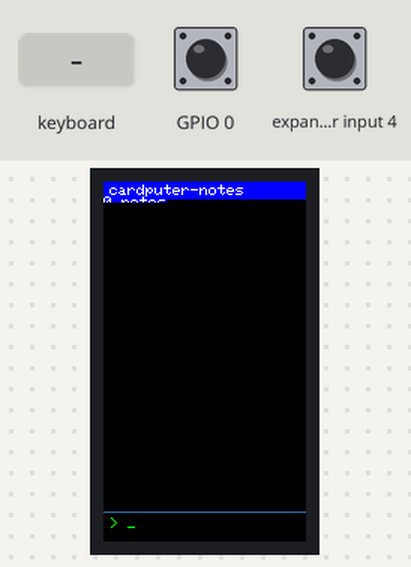
The program below on a simulated ESP32-S3. Shown: 135×240 colour display. Inputs (shaded band) come from the test bench; at power-on: GPIO 0 HIGH, expander input 4 HIGH. What the program prints to the serial monitor is not drawn.

Above: at 1.4 s.
1.5 s: keyboard key "1" received
Timing chart, 0 to 4.5 s (numbered marks = the images above; inputs shaded):
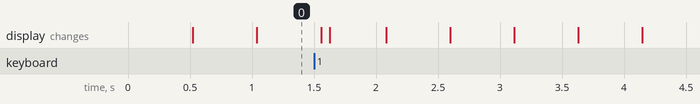

The program:

main.cpp
```cpp
// Notes App for M5Cardputer — terminal-style
#include <Arduino.h>
#include <M5Cardputer.h>

// ============================================================
// Constants
// ============================================================
const int MAX_NOTES   = 50;
const int NOTE_LEN    = 60;
const int INPUT_LEN   = 80;

const int TOP_BAR_H   = 12;    // top bar height in pixels
const int LINE_H      = 8;     // font height at textSize=1 (6x8)
const int INPUT_Y     = 222;   // input area Y start
const int SEP_Y       = 220;   // separator Y
const int NOTES_Y     = 14;    // first note line Y

const uint16_t COL_BG       = TFT_BLACK;
const uint16_t COL_GREEN    = TFT_GREEN;
const uint16_t COL_WHITE    = TFT_WHITE;
const uint16_t COL_TOPBAR   = 0x001F;  // dark blue
const uint16_t COL_SEP      = 0x3333;  // grey separator

// ============================================================
// State
// ============================================================
char notes[MAX_NOTES][NOTE_LEN];
int  nextNoteIdx = 0;     // where to write next note
int  totalNotes  = 0;     // total notes added (includes overwritten)

char inputBuf[INPUT_LEN];
int  inputLen    = 0;

bool cursorVis  = true;
unsigned long lastCursorMs = 0;

// How many notes to skip at top (for scrolling — future use)
int scrollOffset = 0;

// ============================================================
// Forward declarations
// ============================================================
void saveNote();
void clearAllNotes();
void clearInput();
void drawTopBar();
void drawNotes();
void drawInputLine(bool showCursor);
void handleKeyboard();

// ============================================================
// Note functions
// ============================================================
void saveNote() {
  if (inputLen == 0) return;
  // Copy input to notes buffer
  int len = inputLen;
  if (len >= NOTE_LEN) len = NOTE_LEN - 1;
  memcpy(notes[nextNoteIdx], inputBuf, len);
  notes[nextNoteIdx][len] = '\0';
  nextNoteIdx = (nextNoteIdx + 1) % MAX_NOTES;
  totalNotes++;
  ets_printf("NOTE_SAVED [%d]: %s\n", (nextNoteIdx - 1 + MAX_NOTES) % MAX_NOTES, notes[(nextNoteIdx - 1 + MAX_NOTES) % MAX_NOTES]);
  clearInput();
}

void clearAllNotes() {
  for (int i = 0; i < MAX_NOTES; i++) {
    notes[i][0] = '\0';
  }
  nextNoteIdx = 0;
  totalNotes = 0;
  scrollOffset = 0;
  ets_printf("ALL_NOTES_CLEARED\n");
}

void clearInput() {
  inputBuf[0] = '\0';
  inputLen = 0;
}

// ============================================================
// Display functions
// ============================================================
void drawTopBar() {
  auto& d = M5Cardputer.Display;
  d.fillRect(0, 0, 320, TOP_BAR_H, COL_TOPBAR);
  d.setTextColor(COL_WHITE, COL_TOPBAR);
  d.setTextSize(1);
  d.setCursor(4, 2);
  d.print("cardputer-notes");
  // Show note count on right
  d.setCursor(320 - 80, 2);
  d.printf("%d notes", totalNotes);
}

void drawNotes() {
  auto& d = M5Cardputer.Display;
  // Clear notes area
  d.fillRect(0, NOTES_Y, 320, SEP_Y - NOTES_Y, COL_BG);

  // Calculate which notes to show
  int maxLines = (SEP_Y - NOTES_Y) / LINE_H;  // ~25 lines
  int count = totalNotes < MAX_NOTES ? totalNotes : MAX_NOTES;  // visible notes
  if (count > maxLines) count = maxLines;

  int displayIdx;  // index in circular buffer to display
  if (totalNotes <= MAX_NOTES) {
    // Not yet wrapped: show 0..totalNotes-1
    displayIdx = 0;
  } else {
    // Wrapped: show the most recent MAX_NOTES
    // The "newest" note is at (nextNoteIdx - 1 + MAX_NOTES) % MAX_NOTES
    // We want to show up to 'maxLines' notes ending at the newest
    displayIdx = nextNoteIdx;  // this is the oldest in the circular buffer
  }

  d.setTextSize(1);
  for (int i = 0; i < count; i++) {
    int idx = (displayIdx + i) % MAX_NOTES;
    if (notes[idx][0] == '\0') continue;  // skip empty

    int y = NOTES_Y + i * LINE_H;
    int noteNum = totalNotes - count + i + 1;

    // Green note number
    d.setTextColor(COL_GREEN, COL_BG);
    d.setCursor(4, y);
    d.printf("%02d ", noteNum % 100);

    // White note text (truncated to fit)
    d.setTextColor(COL_WHITE, COL_BG);
    // Available width: 320 - 4 - 24 (for number) = 292 pixels
    // At 6px per char: ~48 chars
    int maxChars = (320 - 28) / 6;
    char buf[64];
    int slen = strlen(notes[idx]);
    if (slen > maxChars) slen = maxChars;
    memcpy(buf, notes[idx], slen);
    buf[slen] = '\0';
    d.print(buf);
  }
}

void drawInputLine(bool showCursor) {
  auto& d = M5Cardputer.Display;
  // Separator line
  d.drawFastHLine(0, SEP_Y, 320, COL_SEP);

  // Clear input area
  d.fillRect(0, INPUT_Y, 320, 240 - INPUT_Y, COL_BG);

  d.setTextSize(1);
  // Prompt
  d.setTextColor(COL_GREEN, COL_BG);
  d.setCursor(4, INPUT_Y + 2);
  d.print("> ");

  // Input text — print as a single string, not char-by-char
  d.setTextColor(COL_WHITE, COL_BG);
  int maxChars = (320 - 24) / 6;  // ~49 chars including cursor
  int slen = inputLen;
  if (slen > maxChars) slen = maxChars;
  if (slen > 0) {
    char tmp[64];
    memcpy(tmp, inputBuf, slen);
    tmp[slen] = '\0';
    d.print(tmp);
  }

  // Cursor — just print at current cursor position
  if (showCursor) {
    d.setTextColor(COL_GREEN, COL_BG);
    d.print("_");
  }
}

void drawScreen() {
  drawTopBar();
  drawNotes();
  drawInputLine(cursorVis);
}

// ============================================================
// Keyboard handling
// ============================================================
void handleKeyboard() {
  M5Cardputer.update();
  auto keys = M5Cardputer.Keyboard.keysState();
  bool changed = false;

  // Regular chars
  for (auto ch : keys.word) {
    if (inputLen < INPUT_LEN - 1) {
      inputBuf[inputLen++] = ch;
      inputBuf[inputLen] = '\0';
      changed = true;
      ets_printf("CHAR: '%c' (0x%02X) buf=[%s]\n", ch, (unsigned char)ch, inputBuf);
    }
  }

  // Delete
  if (keys.del && inputLen > 0) {
    inputBuf[--inputLen] = '\0';
    changed = true;
    ets_printf("DEL buf=[%s]\n", inputBuf);
  }

  // Enter — save note
  if (keys.enter) {
    ets_printf("ENTER: [%s]\n", inputBuf);
    saveNote();
    changed = true;
  }

  // Tab — clear all notes
  if (keys.tab) {
    ets_printf("TAB\n");
    clearAllNotes();
    changed = true;
  }

  // Fn — clear input
  if (keys.fn) {
    ets_printf("FN\n");
    if (inputLen > 0) {
      clearInput();
      changed = true;
    }
  }

  // Redraw if something changed
  if (changed) {
    drawScreen();
  }
}

// ============================================================
// Setup & Loop
// ============================================================
void setup() {
  auto cfg = M5.config();
  cfg.internal_mic = false;
  cfg.internal_spk = false;
  cfg.external_spk = false;
  cfg.external_rtc = false;
  cfg.serial_baudrate = 0;  // Don't touch Serial (it's broken on this HW for UART0)
  M5Cardputer.begin(cfg, true);  // true = enable keyboard

  // Init display
  M5Cardputer.Display.setRotation(1);
  M5Cardputer.Display.fillScreen(COL_BG);

  // Draw initial screen
  drawTopBar();
  drawNotes();
  drawInputLine(true);

  // Serial not usable on this board (USB_MODE=1 conflict with CH9102F UART)
  // Use ets_printf() for debug output instead
  Serial.begin(115200);  // dummy — placate compiler
  ets_printf("\n=== CARDPUTER NOTES BOOT OK ===\n");
  ets_printf("Heap: %u\n", ESP.getFreeHeap());
}

void loop() {
  handleKeyboard();

  // Blink cursor every 500ms
  unsigned long now = millis();
  if (now - lastCursorMs >= 500) {
    lastCursorMs = now;
    cursorVis = !cursorVis;
    // Only redraw the input line, not the whole screen
    drawInputLine(cursorVis);
  }

  delay(30);
}
```
